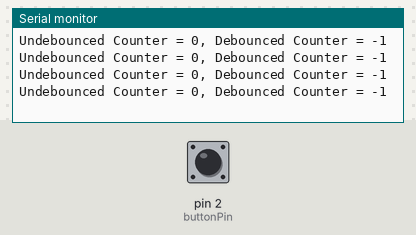
Bench run of a sketch on a simulated Arduino Uno, built with avr-gcc and run on an emulated ATmega328P. On the bench: the last lines printed to the serial monitor. The test bench sets the inputs (shaded band); at power-on: pin 2 (buttonPin) HIGH.

Above: at 1.2 s.
1.3 s: pin 2 (buttonPin) pulled LOW for 0.15 s
At 1.68 s:
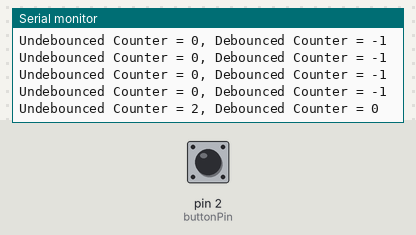
2.9 s: pin 2 (buttonPin) pulled LOW for 1 s
At 3.18 s:
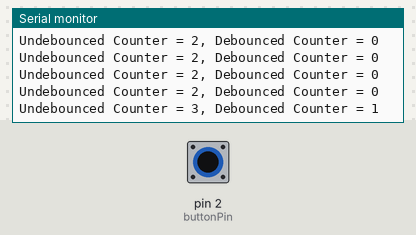
5.4 s: pin 2 (buttonPin) pulled LOW for 0.15 s
At 5.68 s:
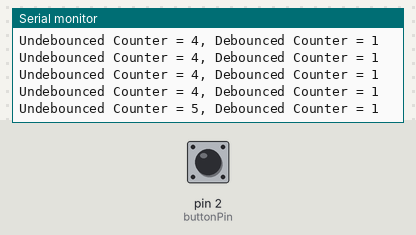
Timing chart, 0 to 8.4 s (numbered marks = the images above; inputs shaded):
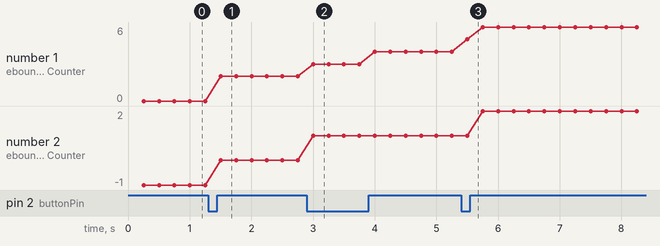

The sketch:

switch_debounce.ino
```cpp
// Code template for the switch debounce exercise
//
// Author: Ben Taylor
// University of Sheffield
// Date: September 2021
//
// This is a partially completed code template for the switch debounce exercise of the
// Introduction to Arduino: – Digital I/O activity

// assign the pin number for the button input
const byte buttonPin = 2;

// display timer store
unsigned long lastDisplay = 0;

// Initialise button state variables
// the current reading from the input pin
int buttonState = HIGH;
// the previous reading from the input pin
int lastButtonState = LOW;

int buttonRead = HIGH;

// the following variables are unsigned longs because the time, measured in
// milliseconds, will quickly become a bigger number than can be stored in an int.
unsigned long lastDebounceTime = 0;  // the last time the output pin was toggled
unsigned long debounceDelay = 100;    // the debounce time; increase if the output flickers


// counter for debounced events
int debouncedCounter = 0;

// counter for bounced events
// unDebouncedCounter is used within an interrupt, hence the volatile keyword
// is required to allow the variable to be updated outside of the main program flow
volatile unsigned int unDebouncedCounter = 0;

// ----------------------------------------------
// Setup function is run once at the start of program execution
void setup() {

  // initialise the display timer variable value
  lastDisplay = millis();

  // initialize serial communication at 9600 bits per second:
  Serial.begin(9600);

  // initialize the pushbutton pin as an input:
  pinMode(buttonPin, INPUT_PULLUP);

  // configure an interrupt on a change in value of the buttonPin
  // The pinInterruptHandler function will run each time a change in value is
  // detected on the pin
  attachInterrupt(digitalPinToInterrupt(buttonPin), pinInterruptHandler, CHANGE);
}

void loop() {

  lastButtonState = buttonRead;
  buttonRead = digitalRead(buttonPin);

  // *************************************************************
  // Add your user code between these two starred lines

  // record the time that the button state changed
  if (buttonRead != lastButtonState) {
    lastDebounceTime = millis();
  }

  // check if enough time has passed to consider the button state stable
  if (millis() - lastDebounceTime > debounceDelay) {
    // if the button state has changed
    if (buttonRead != buttonState) {
      // update the button state
      buttonState = buttonRead;

      // if the button state is now LOW, increment the debouncedCounter
      if (buttonState == LOW) {
        debouncedCounter++;
      }
    }
  }

  // *************************************************************
  // The remaining portion of the loop() function displays the values of the
  // unDebouncedCounter and debouncedCounter variables onto the serial monitor
  // approximately every 250ms


  // Display the bounce counters every 250ms
  if (millis() >= lastDisplay + 250) {
    // set lastDisplay to the current millis() time
    lastDisplay = millis();

    // write the counter values to the serial monitor;
    Serial.print("\r\n");
    Serial.print("Undebounced Counter = ");
    Serial.print(unDebouncedCounter);
    Serial.print(", Debounced Counter = ");
    Serial.print(debouncedCounter - 1);
    Serial.println("        ");
  }

}


// ------------------------------------------------
// Interrupt service routine assigned to the buttonPin interrupt
void pinInterruptHandler(void) {

  // Increment the unDebouncedCounter
  unDebouncedCounter++;

}
```

Measured:
- after the input at 1.3 s, the serial monitor: prints a new line after 0.20 s (image 1)
- after the input at 2.9 s, the serial monitor: prints a new line after 0.10 s (image 2)
- after the input at 5.4 s, the serial monitor: prints a new line after 0.10 s (image 3)
- plotted number 1: 0 → 2 after the input at 1.3 s, 2 → 4 after the input at 2.9 s, 4 → 6 after the input at 5.4 s
- plotted number 2: 0 → 1 after the input at 2.9 s
